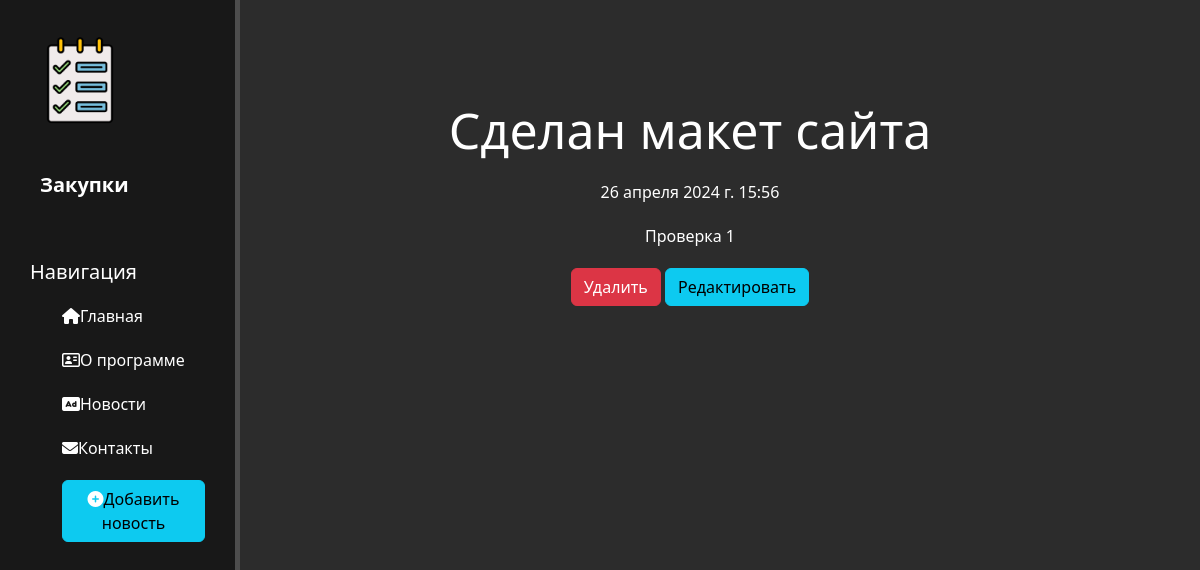
Screenshot of /news/1 with the database file from the repository.
### news/models.py (models this page shows, shortened)
class Artecles(models.Model):
    title = models.CharField('Название', max_length=50)
    anons = models.CharField('Анонс', max_length=250)
    full_text = models.TextField('Статья')
    date = models.DateTimeField('Дата публикации')
    class Meta:
        verbose_name = 'Новость'
        verbose_name_plural = 'Новости'

### news/views.py (the view)
# urls.py: path('<int:pk>', views.NewsDetailView.as_view(), name='news-detail'),
class NewsDetailView(DetailView):
    model = Artecles
    template_name = 'news/detail_view.html'
    context_object_name = 'article'

### news/templates/news/detail_view.html (shortened to what this page needs)
{% extends 'main/layout.html' %}
{% block content %}
    <div class="features">
        <h1>{{ article.title }}</h1>
        <p>{{ article.date }}</p>
        <p>{{ article.full_text }}</p>
        <a href="{% url 'news-delete' article.id %}" class="btn btn-danger">Удалить</a>
        <a href="{% url 'news-update' article.id %}" class="btn btn-info">Редактировать</a>
    </div>
{% endblock %}

### main/static/main/css/main.css (style rules this page uses)
:root { --main-color: #ffffff; }
body { background: #2c2c2c; }
main .features { float: left; color: #ffffff; margin-top: 100px; text-align: center; width: 75%; }
main .features h1 { font-size: 50px }
main .features p { max-width: 400px; margin: 20px auto }

### rows the page displays
Artecles: title "Сделан макет сайта", date "26 апреля 2024 г. 15:56", full_text "Проверка 1"
